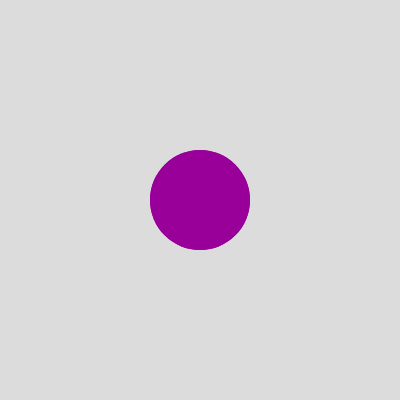
Frame 1 (no input)
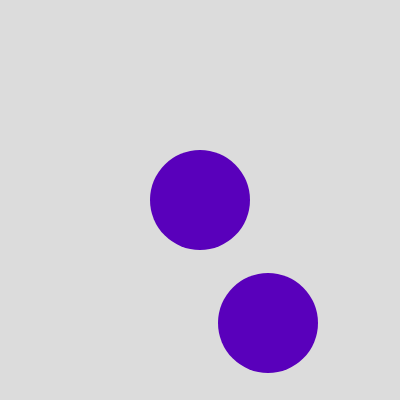
Frame 60 (no input)
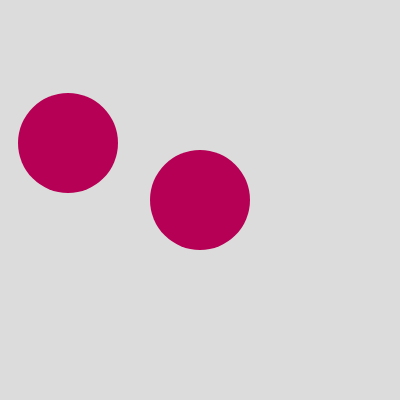
Frame 120 (the mouse pressed at the canvas centre since frame 60)

The p5.js sketch that drew these frames (run headless with seeded random() and noise() and a simulated clock; from frame 60 on, the mouse is pressed at the canvas centre):

// p5.js sketch
// ── sketch.js
var bb = {
  x: 200,
  y: 200,
  xspeed: 4,
  yspeed: 3,
  radius: 50,
  fill: (0, 10), //fill alpha no effect
};

var bb2 = {
    x: 200,
  y: 200,
  xspeed: 4,
  yspeed: 3,
  radius: 50,
  fill: (0, 10), //fill alpha no effect 
}
//assigning js object to variable bb
// with different fields: x,y,yspeed...
// https://www.youtube.com/watch?v=-e5h4IGKZRY

function setup() {
  createCanvas(400, 400);
  noStroke();
  // frameRate(20);
}

function draw() {
  
let xToBlue = map(bb.x, 0, width , 50, 255);
let yToRed = map(bb.y, height, 0, 50, 255);
// using map to make width, height //correspond to 0-255 for blue, red values

  background(220);
  fill(yToRed, 0, xToBlue);
  circle(bb.x, bb.y, bb.radius * 2);
  circle(bb2.x, bb2.y, bb2.radius * 2);

  moveIt();
  cornerBounce();
}

/******** functions ***********************/

function moveIt() {
  // moves the ball in x,y
  bb.x = bb.x + bb.xspeed;
  bb.y = bb.y + bb.yspeed;
}

function cornerBounce() {
  // inverts x and y speed at corners
  if (bb.x >= width - bb.radius || bb.x <= bb.radius) {
    bb.xspeed = -bb.xspeed;
  }
  if (bb.y >= height - bb.radius || bb.y - bb.radius <= 0) {
    bb.yspeed = -bb.yspeed;
  }
}

//map(value, start1, stop1, start2, stop2, [withinBounds])
  //value Number: the incoming value to be converted
// using map here to make canvas width, height 
//correspond to 0-255 for blue, red values
// which makes canvas a slice of the color cube revealed by bouncing ball bb
